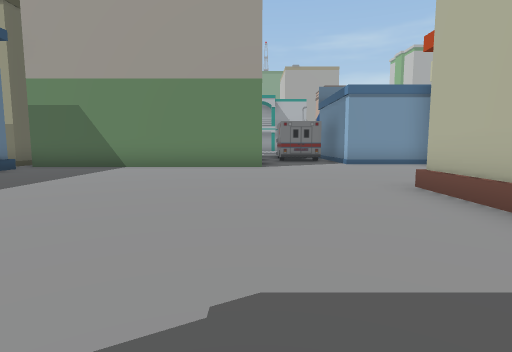
[1] (above)

24 first-person views from a walk through a 3-D level made in the Unity game engine. The camera is 1.3 m above the floor, tilts 6° down and sees 80° across. The floor is counted in squares, 2 m on a side. Each view is taken from the middle of a square. On the plan, view 1 faces up. The plan holds only what a view shows up to about 10 squares ahead; the rest is blank. The place goes on beyond the plan. Some animated figures are left out. Some surface patterns are stand-ins.

[2]
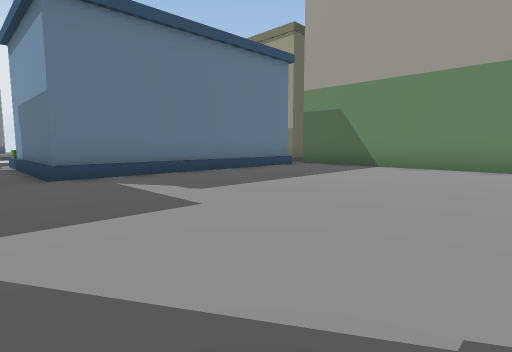

[3]
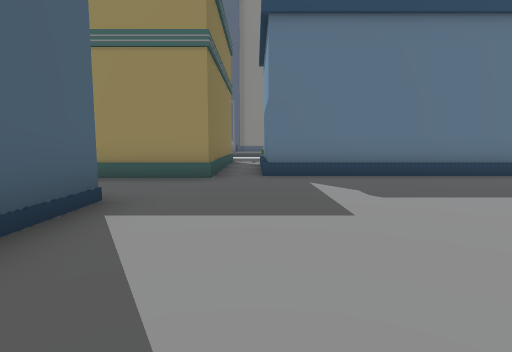

[4]
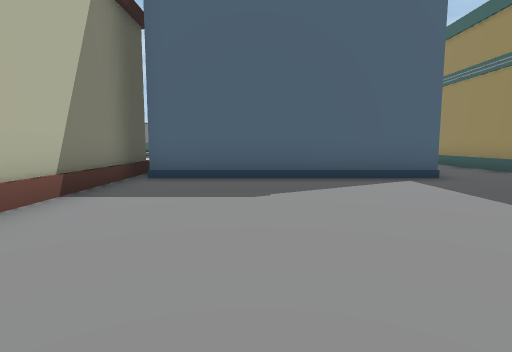

[5]
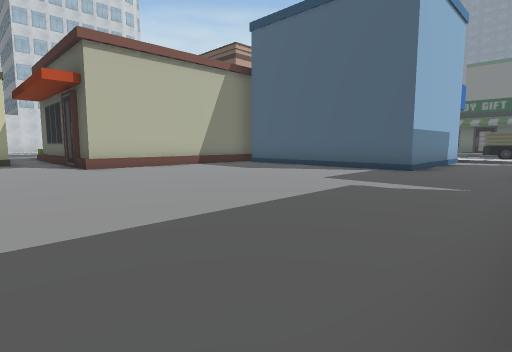

[6]
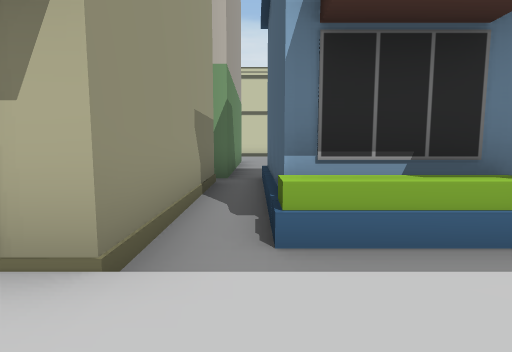

[7]
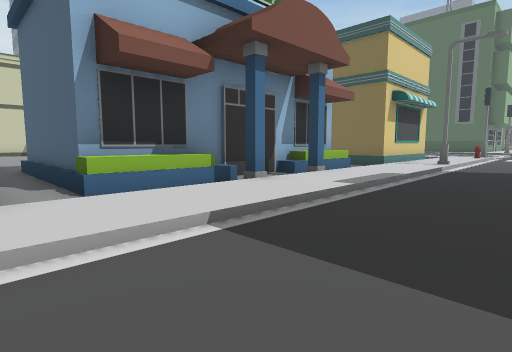

[8]
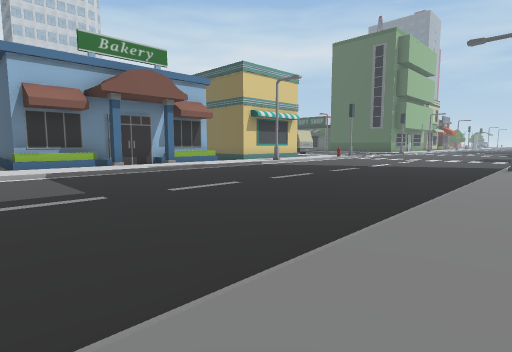

[9]
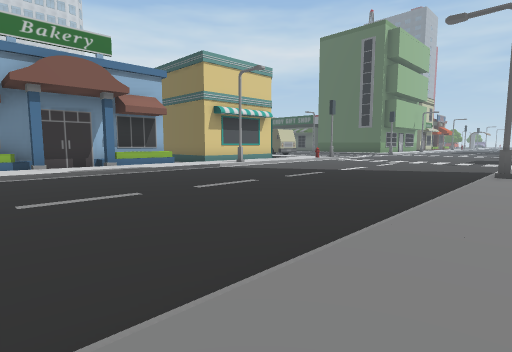

[10]
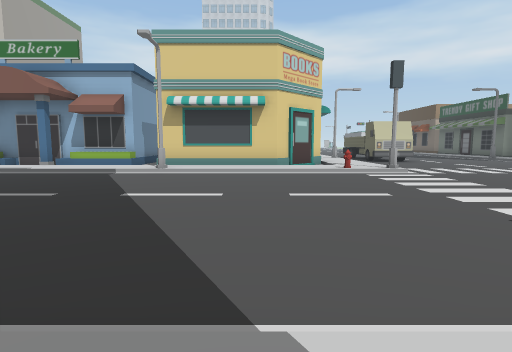

[11]
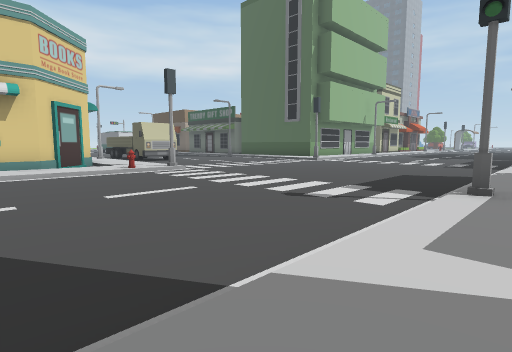

[12]
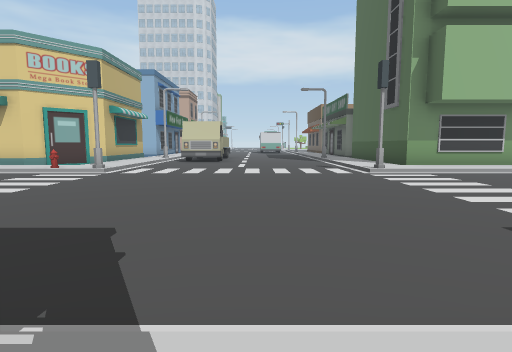

[13]
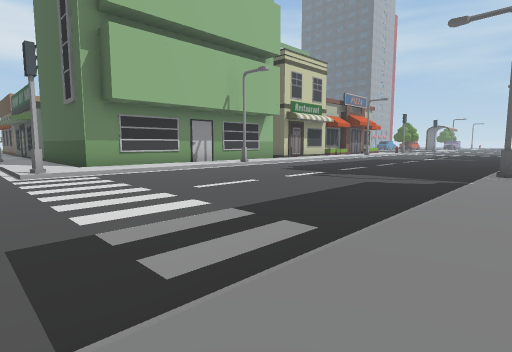

[14]
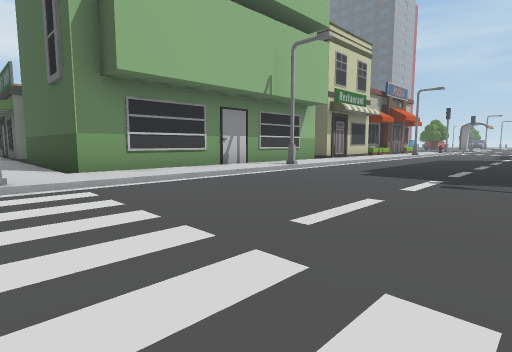

[15]
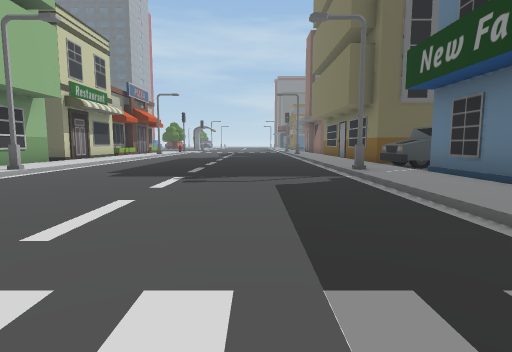

[16]
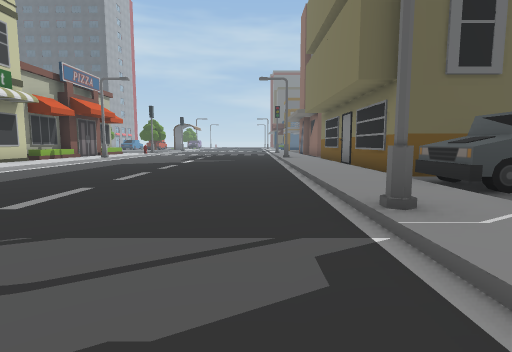

[17]
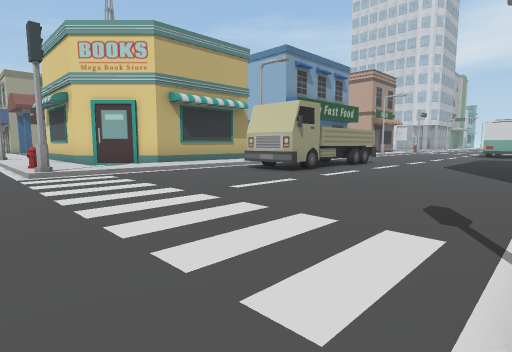

[18]
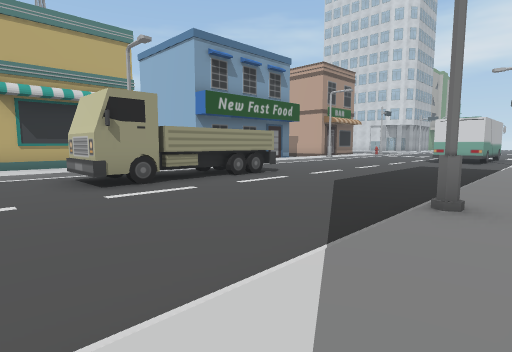

[19]
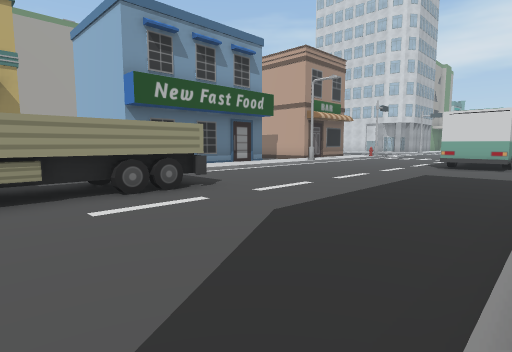

[20]
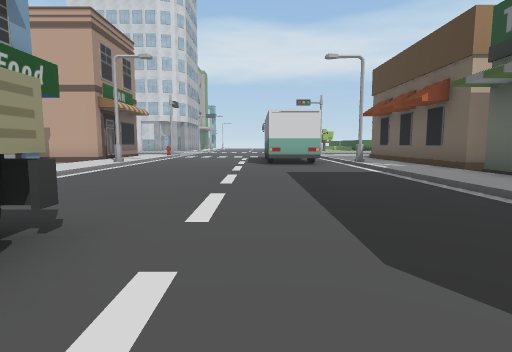

[21]
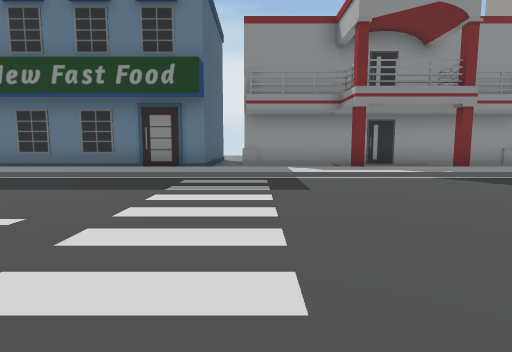

[22]
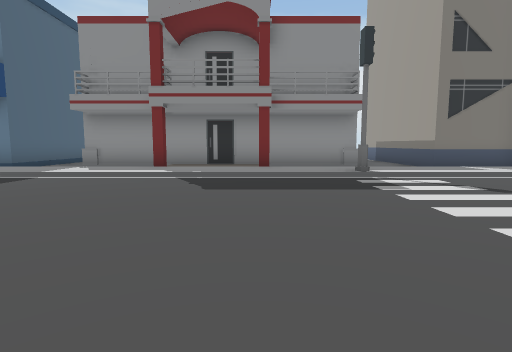

[23]
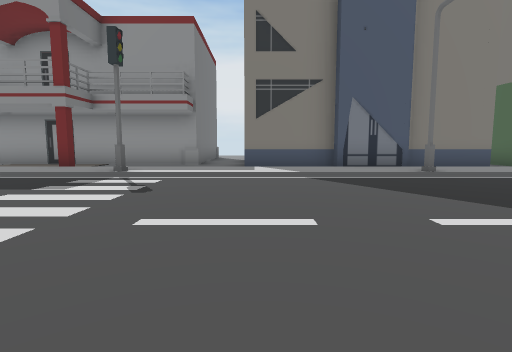

[24]
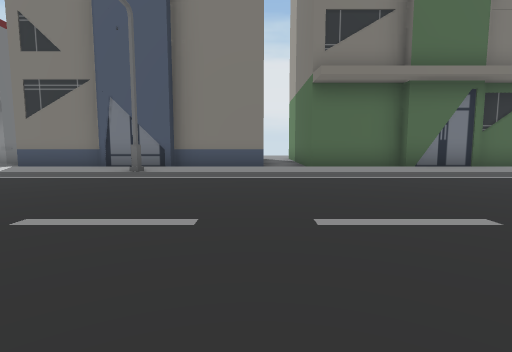

### Floor plan
Key: @ floor where view 1 was taken; # wall or solid block; . main floor; : floor 0.25 m higher than the main floor; / step, stairs or slope; O other object.
Columns run from 24 left of view 1 to 4 right of it. Each row starts with its distance up from view 1.
 10                  #       ..##
  9   O:/....../:#####OOOOOOO....
  8   O:/......////////..........
  7   O:/....../:/OOOO/..........
  6   O:/....../:.O  O/..........
  5   O:/....../:.O  O/..........
  4 OOO:/....../:.O  O/........OO
  3 ...:/....../: O  O/........O
  2   O:/....../: OOOO/........O
  1   O:/......////////........O
  0   O:O......O:######.....@..O
 -1   O:/....../:#    #..OOOO#OO
 -2   O:/....../:#    #..O     O
 -3   O:/....../:#    #..O
 -4 OOO:/....../:##   #..O
 -5 .. :/......O:.#####..OOOOOO
 -6 #. :/......::::::      ::::::
 -7 #. :#......#/////O// ///////O
 -8 #. :/...........OO OO........
 -9 #.#:/...........OOOOO........
-10 #..:/........................
-11 #.#:/........................
-12 #. :/.......................O
-13 #. :/.......................O
-14 #. :/......#//////O/////////O
-15 .. :/....../::::::::  :::::::
-16 OOO:/....../:OOOOOO#    #####
-17   O:/....../:O
-18   O:/....../:O
-19   O:/....../:O
-20   O:/....../:O
-21   O:O......O:O
-22  OO:/....../:O
-23  OO:/....../:O
-24 OOO:/....../:
-25   O:/....../:O
-26   O:/....../:
-27   O:/....../:O
-28   O:/....../:O

Positions as (right, up) in squares from view 1, and headings:
1: (0, 0), facing up
2: (0, 0), facing up-left
3: (0, 1), facing left
4: (0, 5), facing down
5: (-6, 7), facing down-right
6: (-13, 8), facing right
7: (-15, 9), facing down-right
8: (-21, 9), facing down-right
9: (-21, 7), facing down-right
10: (-21, -3), facing right
11: (-21, -2), facing down-right
12: (-21, -11), facing right
13: (-21, -13), facing down-right
14: (-18, -14), facing down-right
15: (-18, -14), facing down
16: (-19, -18), facing down
17: (-14, -14), facing up-right
18: (-10, -15), facing up-right
19: (-7, -14), facing up-right
20: (-6, -11), facing right
21: (-14, -14), facing left
22: (-14, -9), facing left
23: (-14, -4), facing left
24: (-14, 2), facing left
